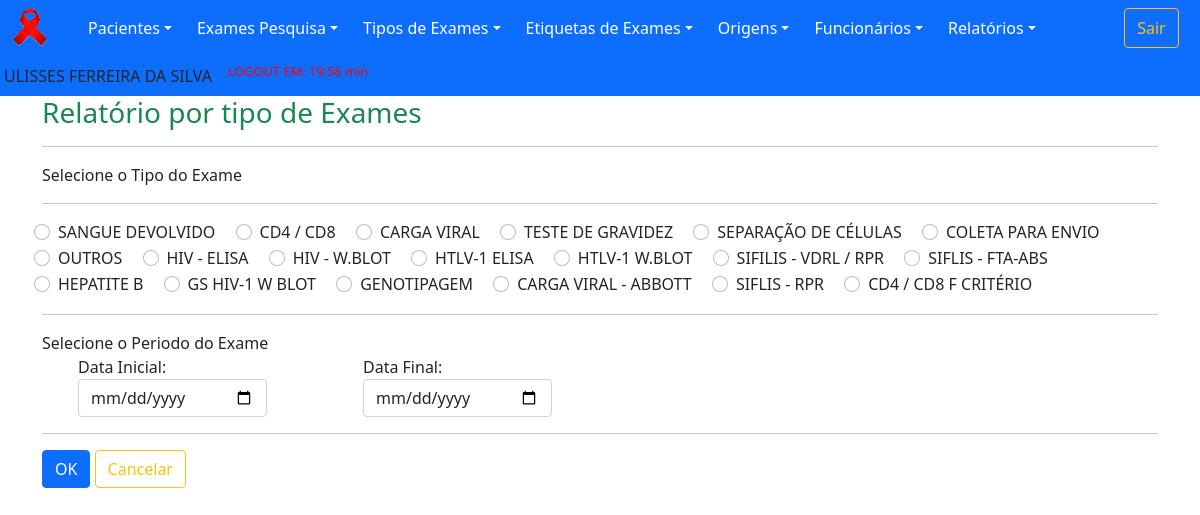
Screenshot of /views/relatorioExame.php (signed in) with the database file from the repository.
### tables this page shows
CREATE TABLE `tipoExames` (
  `idTipoExames` int(11) NOT NULL,
  `tipoExame` varchar(255) DEFAULT NULL,
  `statusExame` varchar(8) DEFAULT NULL
);

### dao/DAO-sistemaCihiv.php (called while the page is built, shortened)
<?php
    class SistemaDAO
        {
            public function PesquisaTodosDados($nomeTabela)
                {
                    $conn = Database::connect();
                    $conn->exec('SET CHARACTER SET utf8');
                    $sql = "SELECT * FROM $nomeTabela";
                    try
                        {
                            $listar = $conn->query($sql);
                            $buscar = $listar->fetchAll(PDO::FETCH_OBJ);
                            $numRows = $listar->rowCount();
                        }
                    catch (PDOException $exc)
                        {
                            $buscar = $exc->getTraceAsString();
                        }
                    return $buscar;
                }
        }
?>

### views/relatorioExame.php (the view, shortened to what this page needs)
<?php
	include "../template/menuPrincipal.php";
?>
        <div class="container">
            <div id="page-content-wrapper">
				<div class="panel-header">
					<h3 class="text-success">Relatório por tipo de Exames</h3>
				</div>
				<hr>
                <form class="form-horizontal" action="../controllers/relatorioExame.php" method="post">
					<div class='row'>
						<label><a>Selecione o Tipo do Exame</a></label>
					</div>
					<hr>
                    <div class="row">
                        <div class="col px-md-1 col-md-12">
                            <?php
                                include_once "../dao/DAO-sistemaCihiv.php";
                                $examesDAO = new SistemaDAO();
                                $nomeTabela = "tipoExames";
                                foreach ($examesDAO->PesquisaTodosDados($nomeTabela) as $res)
                                    {
                                        ?>
                                            <div class="form-check form-check-inline">
                                                <input type="radio" class="form-check-input" id="tipoExame" name="tipoExame" value="<?php echo $res->idTipoExames;?>"><label><?php echo $res->tipoExame;?></label><br/>
                                            </div>
                                        <?php
                                    }
                            ?>
						</div>
                    <div>
					<hr>
                    <div class='row'>
						<label><a>Selecione o Periodo do Exame</a></label>
					</div>
                    <div class='row'>
                        <div class="col px-md-5 col-md-3">
                            <label for="inputSuccess" class="control-label">Data Inicial:</label>
                            <input type="date"  class="form-control"   name="dataInicio" value = "" required>
                        </div>
                        <div class="col px-md-5 col-md-3">
                            <label for="inputSuccess" class="control-label">Data Final:</label>
                            <input type="date"  class="form-control"   name="dataFinal" value = "" required>
                        </div>
                    </div>
                    <hr>
					<div id="actions" class="row">
						<div class="col-md-12">
							<button type="submit" class="btn btn-primary">OK</button>
                            <a href="../template/menuPrincipal.php" type="reset" class="btn btn-small btn-outline-warning">Cancelar<i class="icon-remove"></i></a>
                        </div>
                    </div>
				</form>
            </div>
		</div>
    </body>
</html>

### rows the page displays
tipoexames: tipoExame "SANGUE DEVOLVIDO"
tipoexames: tipoExame "CD4 / CD8"
tipoexames: tipoExame "CARGA VIRAL"
tipoexames: tipoExame "TESTE DE GRAVIDEZ"
tipoexames: tipoExame "SEPARAÇÃO DE CÉLULAS"
tipoexames: tipoExame "COLETA PARA ENVIO"
tipoexames: tipoExame "OUTROS"
tipoexames: tipoExame "HIV - ELISA"
tipoexames: tipoExame "HIV - W.BLOT"
tipoexames: tipoExame "HTLV-1 ELISA"
tipoexames: tipoExame "HTLV-1 W.BLOT"
tipoexames: tipoExame "SIFILIS - VDRL / RPR"
tipoexames: tipoExame "SIFLIS - FTA-ABS"
tipoexames: tipoExame "HEPATITE B"
tipoexames: tipoExame "GS HIV-1 W BLOT"
tipoexames: tipoExame "GENOTIPAGEM"
tipoexames: tipoExame "CARGA VIRAL - ABBOTT"
tipoexames: tipoExame "SIFLIS - RPR"
tipoexames: tipoExame "CD4 / CD8 F CRITÉRIO"

### other values shown
$_SESSION["nomeFuncionario"] "ULISSES FERREIRA DA SILVA"
